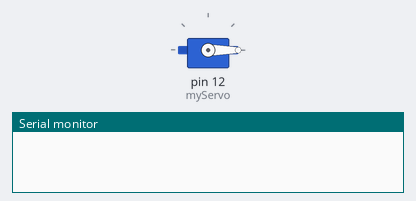
Bench run of a sketch on a simulated Arduino Uno, built with avr-gcc and run on an emulated ATmega328P. Shown: servo, the last lines printed to the serial monitor.

Above: at 0.05 s.
At 9.06 s:
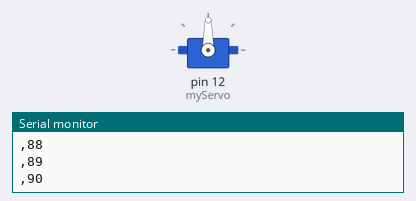
At 18.14 s:
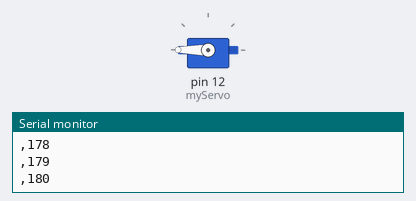
At 39.94 s:
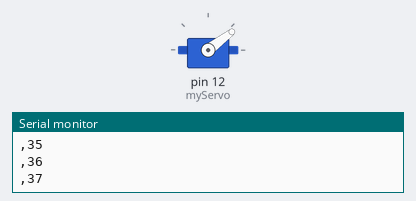
Timing chart, 0 to 40.0 s (numbered marks = the images above):
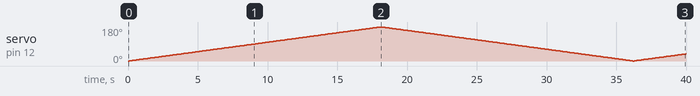

Measured:
- by itself, servo on pin 12 (myServo): 0° → 1° at 0.10 s, → 2° 0.10 s later, → 3° 0.10 s later, → 4° 0.10 s later, … (398 changes in this stretch)

The sketch:

distanceServo.ino
```cpp
// Includes the Servo library
#include <Servo.h>.

// Defines Tirg and Echo pins of the Ultrasonic Sensor
//const int trigPin = 10;
//const int echoPin = 11;
// Variables for the duration and the distance
long duration;
float distance;

Servo myServo; // Creates a servo object for controlling the servo motor

void setup() {
  Serial.begin(9600);
  myServo.attach(12); // Defines on which pin is the servo motor attached
}

void loop() {
  // rotates the servo motor from 15 to 165 degrees
  for(int i=0;i<=180;i++){
    myServo.write(i);
    delay(100);
    Serial.println(i); // Sends the current degree into the Serial Port
    Serial.print(","); // Sends addition character right next to the previous value needed later in the Processing IDE for indexing
  }

  // Repeats the previous lines from 165 to 15 degrees
  for(int i=180;i>0;i--){
    myServo.write(i);
    delay(100);
    Serial.println(i);
    Serial.print(",");
  }
}
```
